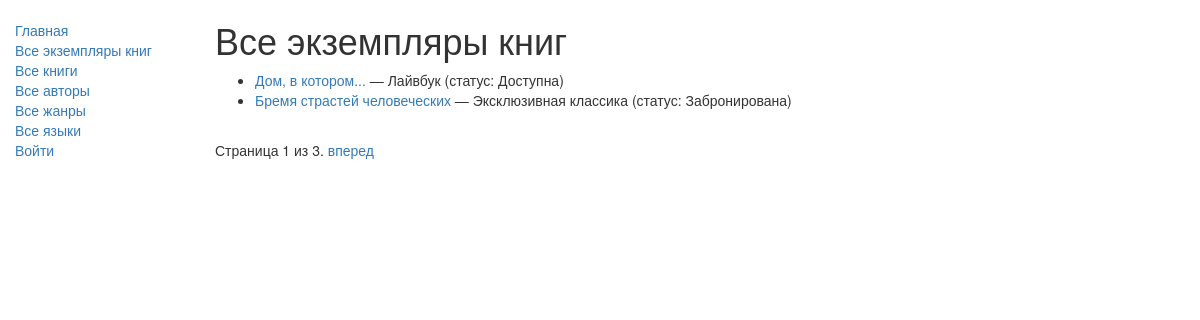
/catalog/bookinstances/, run on the app's committed database.
### catalog/models.py (models this page shows, shortened)
class BookInstance(models.Model):
    id = models.UUIDField(
        primary_key=True,
        default=uuid.uuid4,
        help_text="Уникальный ID для конкретного экземпляра во всей библиотеке"
    )
    book = models.ForeignKey(
        Book,
        on_delete=models.SET_NULL,
        null=True,
        verbose_name="Книга"
    )
    imprint = models.CharField(max_length=200, verbose_name="Издательство")
    due_back = models.DateField(verbose_name="Дата возврата", null=True, blank=True)
    borrower = models.ForeignKey(
        User,
        on_delete=models.SET_NULL,
        null=True,
        blank=True,
        verbose_name="Читатель"
    )
    LOAN_STATUS = (
        ('m', 'На обслуживании'),
        ('o', 'Выдана'),
        ('a', 'Доступна'),
        ('r', 'Забронирована'),
    )
    status = models.CharField(
        max_length=1,
        choices=LOAN_STATUS,
        blank=True,
        default='m',
        verbose_name="Статус",
        help_text='Доступность книги'
    )
    class Meta:
        ordering = ["due_back"]
        verbose_name = "Экземпляр книги"
        verbose_name_plural = "Экземпляры книг"
        permissions = (("can_mark_returned", "Отметить книгу как возвращенную"),)

class Book(models.Model):
    title = models.CharField(max_length=200, verbose_name="Название")
    author = models.ForeignKey(
        Author,
        on_delete=models.SET_NULL,
        null=True,
        verbose_name="Автор"
    )
    summary = models.TextField(
        max_length=1000,
        verbose_name="Аннотация",
        help_text="Введите краткое описание книги"
    )
    isbn = models.CharField(
        max_length=13,
        verbose_name="ISBN",
        help_text='13 символов <a href="https://www.isbn-international.org/content/what-isbn">ISBN номер</a>'
    )
    genre = models.ManyToManyField(
        Genre,
        verbose_name="Жанр",
        help_text="Выберите жанр для этой книги"
    )
    language = models.ForeignKey(
        Language,
        on_delete=models.SET_NULL,
        null=True,
        verbose_name="Язык"
    )
    class Meta:
        verbose_name = "Книга"
        verbose_name_plural = "Книги"
    def display_genre(self):
        return ', '.join([genre.name for genre in self.genre.all()[:3]])
    display_genre.short_description = 'Жанр'
    def get_absolute_url(self):
        return reverse('book-detail', args=[str(self.id)])

### catalog/views.py (the view)
# urls.py: path('bookinstances/', views.BookInstanceListView.as_view(), name='bookinstances'),
class BookInstanceListView(generic.ListView):
    model = BookInstance
    paginate_by = 2

### catalog/templates/catalog/bookinstance_list.html (shortened to what this page needs)
{% extends "base_generic.html" %}
{% block content %}
<h1>Все экземпляры книг</h1>
<ul>
    {% for bookinst in bookinstance_list %}
    <li>
        <a href="{{ bookinst.book.get_absolute_url }}">{{ bookinst.book.title }}</a>
        — {{ bookinst.imprint }}
        (статус: {{ bookinst.get_status_display }})
    </li>
    {% endfor %}
</ul>
{% endblock %}

### data on the page
BookInstance: book "Дом, в котором...", imprint "Лайвбук", status "Доступна"
BookInstance: book "Бремя страстей человеческих", imprint "Эксклюзивная классика", status "Забронирована"

### other printed values
{{ page_obj.number }} "1"
{{ page_obj.paginator.num_pages }} "3"
